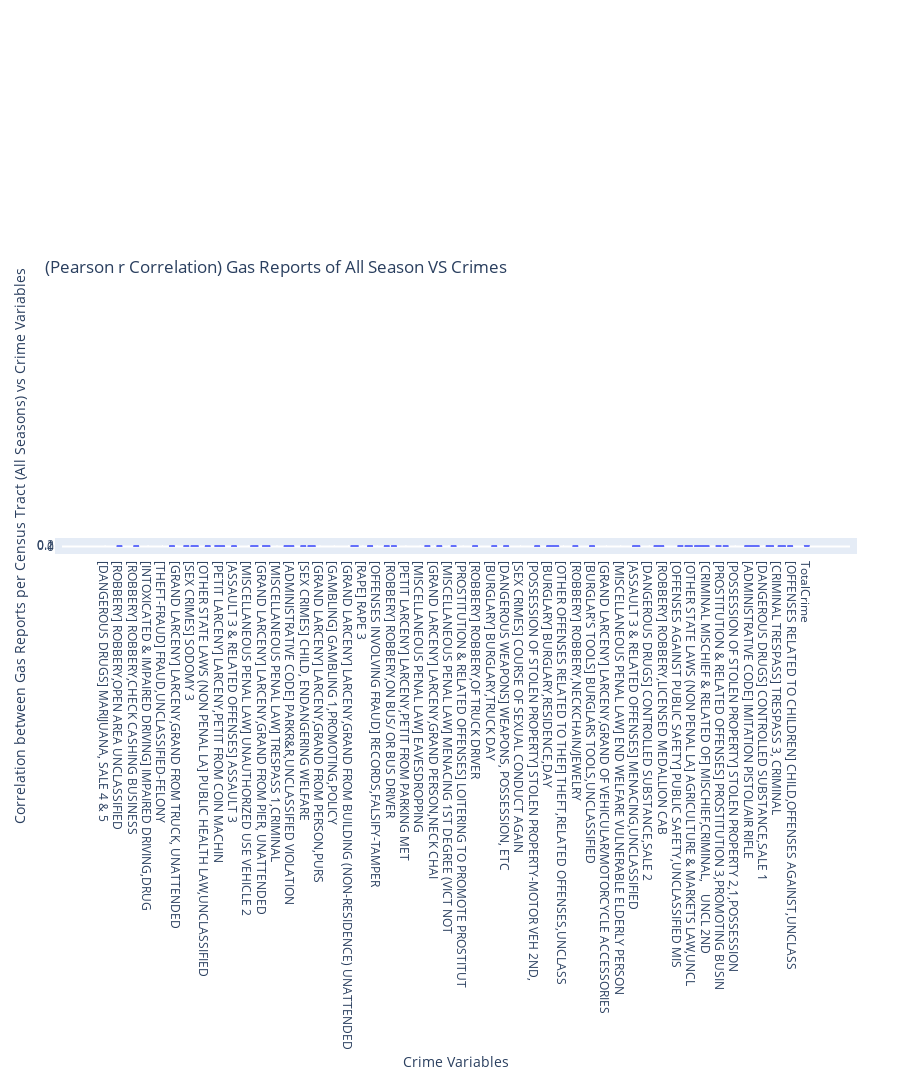

The cell this chart's notebook holds for it:
### Code cell
# Dah scatter (good)
# colorscale = [
# [0, ‘rgb(255,255,255)’], #Leave blank - no months are equal to 0.
# [0.07692, ‘rgb(255,255,255)’],
# [0.07692, ‘rgb(0,25,51)’], #Jan
# [0.15385, ‘rgb(0,25,51)’],
# [0.15385, ‘rgb(0,102,102)’], #Feb
# [0.23077, ‘rgb(0,102,102)’],
# [0.23077, ‘rgb(0,204,204)’], #Mar
# [0.30769, ‘rgb(0,204,204)’],
# [0.30769, ‘rgb(0,255,255)’], #Apr
# [0.38462, ‘rgb(0,255,255)’],
# [0.38462, ‘rgb(255,247,0)’], #May
# [0.46154, ‘rgb(255,247,0)’],
# [0.46154, ‘rgb(255,196,0)’], #June
# [0.53846, ‘rgb(255,196,0)’],
# [0.53846, ‘rgb(255,145,0)’], #July
# [0.61538, ‘rgb(255,145,0)’],
# [0.61538, ‘rgb(255,85,0)’], #Aug
# [0.69231, ‘rgb(255,85,0)’],
# [0.69231, ‘rgb(255,0,0)’], #Sept
# [0.76923, ‘rgb(255,0,20)’],
# [0.76923, ‘rgb(102,178,255)’], #Oct
# [0.84615, ‘rgb(102,178,255)’],
# [0.84615, ‘rgb(0,128,255)’], #Nov
# [0.92308, ‘rgb(0,128,255)’],
# [0.92308, ‘rgb(0,0,153)’], #Dec
# [1, ‘rgb(0,0,153)’]
# ]

fig = go.Figure(
    data = go.Scatter(
        x = corr['Crimes'],
        y = corr['ALL_SEASONS'],
        mode='markers',
#         marker_color=data['Population'],
#         text=data['State'] # hover text goes here
#         color=season_to_show, 

#         cliponaxis = False

    )
)

fig.update_layout(
    title = '(Pearson r Correlation) Gas Reports of All Season VS Crimes',
    yaxis_title = "Correlation between Gas Reports per Census Tract (All Seasons)"+' vs Crime Variables',
    xaxis_title = "Crime Variables",
#     width=900,
#     height=1500,
    margin=go.layout.Margin(
        l=50,
        r=50,
        b=1000,
        t=1000,
        pad=7
    ),
#     colorscale = colorscale,
#     cmin=cmin,
#     cmax=cmax,
)

fig.show()

### Figure 1 — Plotly figure (JSON) as saved in the notebook; plotly's stock layout.template omitted (floating-point values rounded to 4 significant figures; data arrays with more than 128 entries replaced by an {"elided": "..."} marker saying what was removed)
{"data": [{"mode": "markers", "type": "scatter", "x": {"elided": "295 str values"}, "y": {"elided": "295 float values"}}], "layout": {"height": 1500, "margin": {"b": 1000, "l": 50, "pad": 7, "r": 50, "t": 1000}, "title": {"text": "(Pearson r Correlation) Gas Reports of All Season VS Crimes"}, "width": 900, "xaxis": {"title": {"text": "Crime Variables"}}, "yaxis": {"title": {"text": "Correlation between Gas Reports per Census Tract (All Seasons) vs Crime Variables"}}}}
